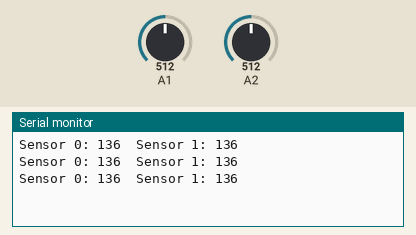
The sketch below on a simulated Arduino Uno, built with avr-gcc and run on an emulated ATmega328P. Shown: the last lines printed to the serial monitor. The inputs (shaded band) are chosen by the test bench; at power-on: A1 = 512, A2 = 512.

Above: at 1.3 s.
1.4 s: A1 set to 716
At 2.8 s:
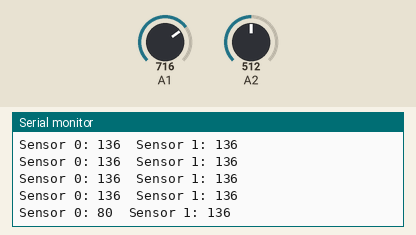
2.9 s: A2 set to 716
At 3.4 s:
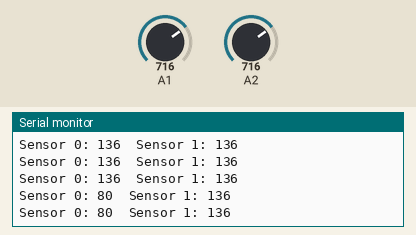
4.4 s: A1 set to 900
At 4.9 s:
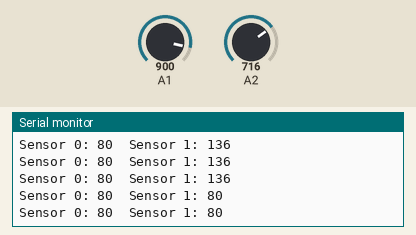
5.9 s: A2 set to 900
At 6.5 s:
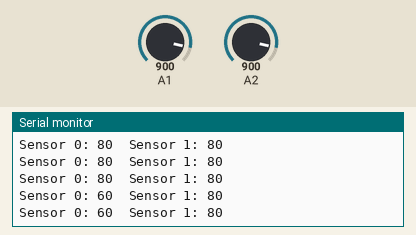
Timing chart, 0 to 8.4 s (numbered marks = the images above; inputs shaded):
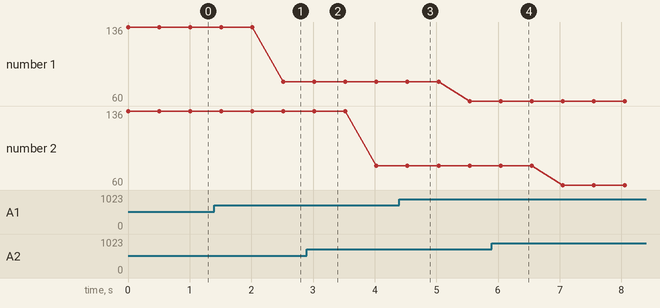

Measured:
- after the input at 1.4 s, the serial monitor: prints a new line after 1.1 s (image 1)
- plotted number 1: 136 → 80 after the input at 1.4 s, 80 → 60 after the input at 4.4 s

The sketch:

SensArray.ino
```cpp
// (licence header left out)
/*
This example shows how to use the SharpDistSensor library with an array of
multiple sensors.

See the library README for how to use pre-defined sensor models or  custom fit
functions.
*/

#include <SharpDistSensor.h>

// Define the number of sensors in the array as a constant
const byte nbSensors = 2;

// Window size of the median filter (odd number, 1 = no filtering)
const byte medianFilterWindowSize = 5;

// Define the array of SharpDistSensor objects
SharpDistSensor sensorArray[] = {
  SharpDistSensor(A1, medianFilterWindowSize), // First sensor using pin A1
  SharpDistSensor(A2, medianFilterWindowSize), // Second sensor using pin A2
  // Add as many sensors as required
};

// Alternatively, the array can be defined this way
// SharpDistSensor sensorArray[nbSensors] = {{A1, medianFilterWindowSize},
//                                           {A2, medianFilterWindowSize}};

// Define an array of integers that will store the measured distances
uint16_t distArray[nbSensors];

void setup() {
  // Set some parameters for each sensor in array
//  for (byte i = 0; i < nbSensors; i++) {
//    sensorArray[i].setModel(SharpDistSensor::GP2Y0A710K0F_5V_DS);  // Set sensor model
//    // Set other parameters as required
//  }

  Serial.begin(9600);
}

void loop() {
  // Read distance for each sensor in array into an array of distances
  for (byte i = 0; i < nbSensors; i++) {
    distArray[i] = sensorArray[i].getDist();
  }

  // The measured distances can now be accessed through the different indices of the
  // distArray array, i.e. distArray[0] for the first sensor, distArray[1] for the
  // sencond sensor ...


//Added Serial output for testing! -Alex
  for(byte i = 0; i < nbSensors; i ++){
    Serial.print("Sensor ");
    Serial.print(i);
    Serial.print(": ");
    Serial.print(distArray[i]);
    Serial.print("\t");
  }
  Serial.println();
  delay(500);
}
```
